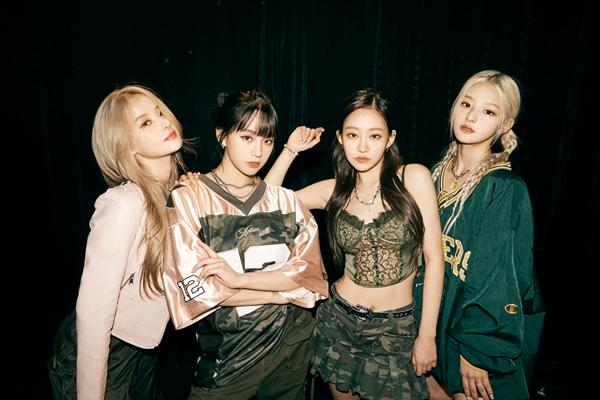
#> input picture HELLO_AI/day01/k.jpg, 600 x 400 px
$ python mycv08cut.py
#> lines starting #> are read from the running program, lines starting #| are printed output that depends on the picture
import cv2

img = cv2.imread('k.jpg')
#> img is the input picture: shape (400, 600, 3); mean B, G, R 55.7, 64.8, 65.8
x = 100
y = 100
w = 100
h = 100
cropped_img = img[y:y+h,x:x+w]
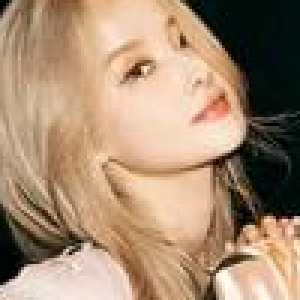
#> cropped_img: shape (100, 100, 3) (shown 3 times larger); mean B, G, R 114.3, 140.2, 166.9


cv2.imshow('k',img)
cv2.imshow('k_c',cropped_img)

cv2.waitKey()
cv2.destroyAllWindows()
